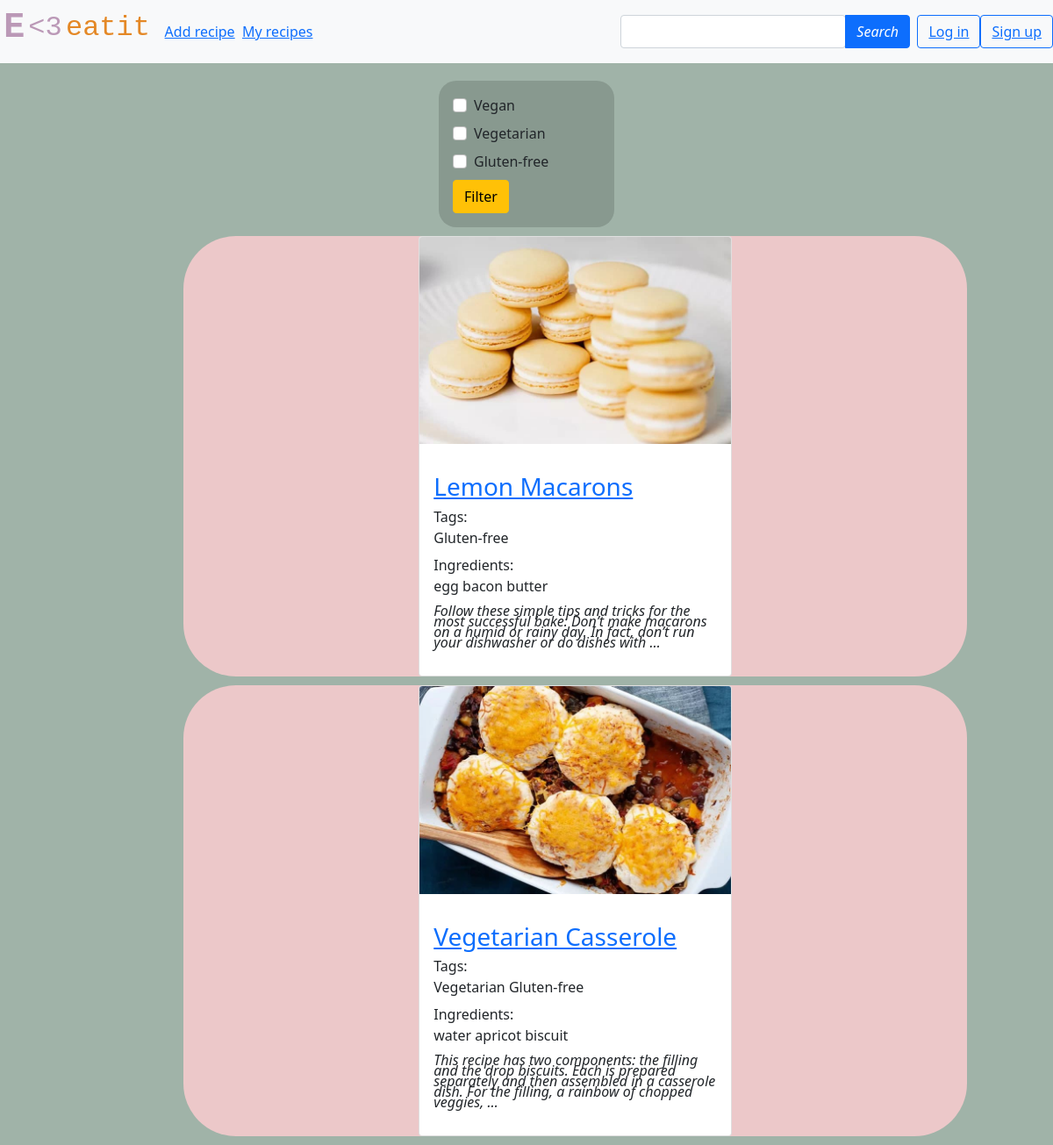
The page / on the database its author committed.
### recipes/models.py (models this page shows, shortened)
class Category(models.Model):
    name = models.CharField(max_length=20, unique=True)
    class Meta:
        verbose_name_plural = 'Categories'

class Recipe(models.Model):
    name = models.CharField('Recipe name', max_length=50, unique=True)
    photo = models.ImageField('Photo', upload_to='photos')
    content = models.TextField('Content', blank=False)
    time_created = models.DateTimeField('Creation time', auto_now_add=True)
    time_updated = models.DateTimeField('Update time', auto_now=True)
    author = models.ForeignKey(User, on_delete=models.CASCADE, related_name='posts')
    cat = models.ManyToManyField('Category', verbose_name='Categories')
    ingr = models.ManyToManyField('Ingredient', verbose_name='Ingredients')
    class Meta:
        ordering = ['-time_created', 'name']

class Ingredient(models.Model):
    name = models.CharField(max_length=20, unique=True)

### recipes/views.py (the view)
# urls.py: 2. Add a URL to urlpatterns:  path('', Home.as_view(), name='home')
class Home(ListView):
    paginate_by = 10
    model = Recipe
    template_name = 'recipes/index.html'
    context_object_name = 'recipes'
    def get_context_data(self, *, object_list=None, **kwargs):
        context = super().get_context_data(**kwargs)
        context['cats'] = Category.objects.all()
        return context

### recipes/templates/recipes/index.html (shortened to what this page needs)
{% extends 'recipes/base.html' %}
{% load static %}
{% block content %}
    <div class="container">
        <div align="center">
<div style="margin-top: 20px; margin-bottom: 10px; background-color: #88998f; width: 200px; text-align: left; border: 1rem solid transparent; border-radius: 20px;" >
<form action="{% url 'filter' %}" method="get">
    {% for cat in cats %}
        <div class="form-check">
              <input class="form-check-input" type="checkbox" value="{{ cat.pk }}" name="cat">
                  <label class="form-check-label" for="flexCheckDefault">
                      <h6>{{ cat.name }}</h6>
              </label>
        </div>
    {% endfor %}
    <button type="submit" class="btn btn-warning">Filter</button>
    </div>
    {% for item in recipes %}
        <div style="margin-left: 10%; width: 80%; background-color: #ecc8c9; margin-top: 10px; margin-bottom: 10px; border-radius: 60px" align="center">
    <div class="card" style="width: 40%;  line-height: 0.75;" >
        <a href="{% url 'post' item.pk %}"><img src="{{item.photo.url}}" class="card-img-top"></a>
      <div class="card-body" style="text-align: left;">
          <p class="card-text"><h3> <a href="{% url 'post' item.pk %}">{{ item.name }}</a> </h3>
      <h6>Tags:</h6>
          <p>{% for c in item.cat.all %}
              {{ c.name }}
              {% endfor %}</p>
      <h6>Ingredients:</h6>
        <p>{% for ing in item.ingr.all %}
              {{ ing.name }}
              {% endfor %}</p>
          <p><i>{{ item.content|truncatewords:30 }} </i></p>
      </div>
    </div></div>
         {% empty %}
        <h1>No result</h1>
    {% endfor %}
    </div>
{% endblock content %}

### recipes/templates/recipes/base.html (style rules this page uses)
html, body { height: 100%; margin: 0; background: #a0b3a8; }

### rows shown on the page
Category: name "Vegan"
Category: name "Vegetarian"
Category: name "Gluten-free"
Recipe: photo (picture), name "Lemon Macarons", content "Follow these simple tips and tricks for the most successful bake: Don’t make macarons on a humid or rainy day. In fact, don’t run your dishwasher or do dishes with …"
Ingredient: name "egg"
Ingredient: name "bacon"
Ingredient: name "butter"
Recipe: photo (picture), name "Vegetarian Casserole", content "This recipe has two components: the filling and the drop biscuits. Each is prepared separately and then assembled in a casserole dish. For the filling, a rainbow of chopped veggies, …"
Ingredient: name "water"
Ingredient: name "apricot"
Ingredient: name "biscuit"
